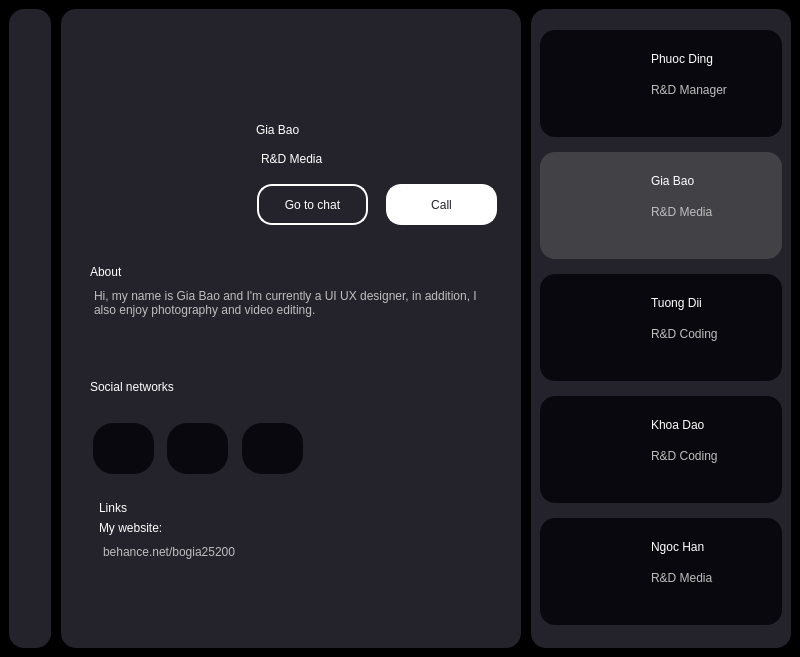
<?xml version="1.0" encoding="UTF-8"?>
<ui version="4.0">
 <class>MainWindow</class>
 <widget class="QMainWindow" name="MainWindow">
  <property name="geometry">
   <rect>
    <x>0</x>
    <y>0</y>
    <width>800</width>
    <height>657</height>
   </rect>
  </property>
  <property name="windowTitle">
   <string>MainWindow</string>
  </property>
  <widget class="QWidget" name="centralwidget">
   <property name="styleSheet">
    <string notr="true">background-color: black;</string>
   </property>
   <layout class="QHBoxLayout" name="horizontalLayout">
    <property name="spacing">
     <number>10</number>
    </property>
    <item>
     <widget class="QWidget" name="widget" native="true">
      <property name="minimumSize">
       <size>
        <width>42</width>
        <height>0</height>
       </size>
      </property>
      <property name="maximumSize">
       <size>
        <width>42</width>
        <height>16777215</height>
       </size>
      </property>
      <property name="styleSheet">
       <string notr="true">background-color: #24222A;
border-radius: 15px;</string>
      </property>
      <layout class="QVBoxLayout" name="verticalLayout">
       <item>
        <widget class="QWidget" name="widget_4" native="true">
         <widget class="QLabel" name="label_7">
          <property name="geometry">
           <rect>
            <x>0</x>
            <y>10</y>
            <width>20</width>
            <height>20</height>
           </rect>
          </property>
          <property name="text">
           <string/>
          </property>
          <property name="pixmap">
           <pixmap>img/icons8-home-30.png</pixmap>
          </property>
          <property name="scaledContents">
           <bool>true</bool>
          </property>
         </widget>
         <widget class="QLabel" name="label_8">
          <property name="geometry">
           <rect>
            <x>0</x>
            <y>40</y>
            <width>20</width>
            <height>20</height>
           </rect>
          </property>
          <property name="text">
           <string/>
          </property>
          <property name="pixmap">
           <pixmap>img/icons8-images-folder-48.png</pixmap>
          </property>
          <property name="scaledContents">
           <bool>true</bool>
          </property>
         </widget>
         <widget class="QLabel" name="label_9">
          <property name="geometry">
           <rect>
            <x>1</x>
            <y>70</y>
            <width>20</width>
            <height>20</height>
           </rect>
          </property>
          <property name="text">
           <string/>
          </property>
          <property name="pixmap">
           <pixmap>img/icons8-friends-48.png</pixmap>
          </property>
          <property name="scaledContents">
           <bool>true</bool>
          </property>
         </widget>
        </widget>
       </item>
       <item>
        <widget class="QWidget" name="widget_5" native="true">
         <property name="minimumSize">
          <size>
           <width>40</width>
           <height>40</height>
          </size>
         </property>
         <property name="maximumSize">
          <size>
           <width>40</width>
           <height>40</height>
          </size>
         </property>
         <widget class="QLabel" name="label_6">
          <property name="geometry">
           <rect>
            <x>2</x>
            <y>16</y>
            <width>20</width>
            <height>20</height>
           </rect>
          </property>
          <property name="text">
           <string/>
          </property>
          <property name="pixmap">
           <pixmap>img/icons8-qr-64.png</pixmap>
          </property>
          <property name="scaledContents">
           <bool>true</bool>
          </property>
         </widget>
        </widget>
       </item>
      </layout>
     </widget>
    </item>
    <item>
     <widget class="QWidget" name="widget_2" native="true">
      <property name="styleSheet">
       <string notr="true">background-color: #24222A;
border-radius: 15px;</string>
      </property>
      <layout class="QVBoxLayout" name="verticalLayout_3">
       <property name="leftMargin">
        <number>20</number>
       </property>
       <item>
        <widget class="QWidget" name="widget_6" native="true">
         <property name="minimumSize">
          <size>
           <width>0</width>
           <height>80</height>
          </size>
         </property>
         <property name="maximumSize">
          <size>
           <width>16777215</width>
           <height>80</height>
          </size>
         </property>
         <widget class="QPushButton" name="btn_back">
          <property name="geometry">
           <rect>
            <x>0</x>
            <y>19</y>
            <width>75</width>
            <height>24</height>
           </rect>
          </property>
          <property name="cursor">
           <cursorShape>PointingHandCursor</cursorShape>
          </property>
          <property name="text">
           <string/>
          </property>
          <property name="icon">
           <iconset>
            <normaloff>img/icons8-left-arrow-50.png</normaloff>img/icons8-left-arrow-50.png</iconset>
          </property>
          <property name="iconSize">
           <size>
            <width>30</width>
            <height>30</height>
           </size>
          </property>
         </widget>
        </widget>
       </item>
       <item>
        <widget class="QWidget" name="widget_7" native="true">
         <property name="minimumSize">
          <size>
           <width>0</width>
           <height>140</height>
          </size>
         </property>
         <property name="maximumSize">
          <size>
           <width>16777215</width>
           <height>140</height>
          </size>
         </property>
         <layout class="QHBoxLayout" name="horizontalLayout_2">
          <property name="topMargin">
           <number>0</number>
          </property>
          <property name="bottomMargin">
           <number>0</number>
          </property>
          <item>
           <widget class="QWidget" name="widget_11" native="true">
            <property name="minimumSize">
             <size>
              <width>160</width>
              <height>0</height>
             </size>
            </property>
            <property name="maximumSize">
             <size>
              <width>160</width>
              <height>16777215</height>
             </size>
            </property>
            <widget class="QLabel" name="label_60">
             <property name="geometry">
              <rect>
               <x>0</x>
               <y>-3</y>
               <width>130</width>
               <height>120</height>
              </rect>
             </property>
             <property name="text">
              <string/>
             </property>
             <property name="pixmap">
              <pixmap>img/bao (2).png</pixmap>
             </property>
             <property name="scaledContents">
              <bool>true</bool>
             </property>
            </widget>
           </widget>
          </item>
          <item>
           <widget class="QWidget" name="widget_12" native="true">
            <widget class="QLabel" name="label_61">
             <property name="geometry">
              <rect>
               <x>0</x>
               <y>10</y>
               <width>111</width>
               <height>31</height>
              </rect>
             </property>
             <property name="styleSheet">
              <string notr="true">font: 700 16pt &quot;Arial&quot;;
color: #ffffff;</string>
             </property>
             <property name="text">
              <string>Gia Bao</string>
             </property>
            </widget>
            <widget class="QLabel" name="label_62">
             <property name="enabled">
              <bool>true</bool>
             </property>
             <property name="geometry">
              <rect>
               <x>5</x>
               <y>45</y>
               <width>91</width>
               <height>20</height>
              </rect>
             </property>
             <property name="styleSheet">
              <string notr="true">font: 700 10pt &quot;Arial&quot;;
color: #ffffff;
</string>
             </property>
             <property name="text">
              <string>R&amp;D Media</string>
             </property>
            </widget>
            <widget class="QPushButton" name="pushButton">
             <property name="geometry">
              <rect>
               <x>1</x>
               <y>80</y>
               <width>111</width>
               <height>41</height>
              </rect>
             </property>
             <property name="styleSheet">
              <string notr="true">border: 2px solid #ffffff;
font: 12pt &quot;Arial&quot;;
color: #ffffff;</string>
             </property>
             <property name="text">
              <string>Go to chat</string>
             </property>
            </widget>
            <widget class="QPushButton" name="pushButton_2">
             <property name="geometry">
              <rect>
               <x>130</x>
               <y>80</y>
               <width>111</width>
               <height>41</height>
              </rect>
             </property>
             <property name="styleSheet">
              <string notr="true">border: 2px solid #ffffff;
background-color: #ffffff;
font: 12pt &quot;Arial&quot;;
color: #24222A;</string>
             </property>
             <property name="text">
              <string>Call</string>
             </property>
            </widget>
           </widget>
          </item>
         </layout>
        </widget>
       </item>
       <item>
        <widget class="QWidget" name="widget_10" native="true">
         <property name="minimumSize">
          <size>
           <width>0</width>
           <height>100</height>
          </size>
         </property>
         <property name="maximumSize">
          <size>
           <width>16777215</width>
           <height>100</height>
          </size>
         </property>
         <layout class="QVBoxLayout" name="verticalLayout_4">
          <property name="topMargin">
           <number>15</number>
          </property>
          <item>
           <widget class="QLabel" name="label_66">
            <property name="enabled">
             <bool>true</bool>
            </property>
            <property name="styleSheet">
             <string notr="true">font: 700 15pt &quot;Arial&quot;;
color: #ffffff;</string>
            </property>
            <property name="text">
             <string>About</string>
            </property>
           </widget>
          </item>
          <item>
           <widget class="QPlainTextEdit" name="plainTextEdit">
            <property name="enabled">
             <bool>false</bool>
            </property>
            <property name="plainText">
             <string>Hi, my name is Gia Bao and I'm currently a UI UX designer, in addition, I also enjoy photography and video editing.</string>
            </property>
           </widget>
          </item>
         </layout>
        </widget>
       </item>
       <item>
        <widget class="QWidget" name="widget_8" native="true">
         <property name="minimumSize">
          <size>
           <width>0</width>
           <height>130</height>
          </size>
         </property>
         <property name="maximumSize">
          <size>
           <width>16777215</width>
           <height>130</height>
          </size>
         </property>
         <layout class="QVBoxLayout" name="verticalLayout_5">
          <property name="spacing">
           <number>0</number>
          </property>
          <property name="topMargin">
           <number>0</number>
          </property>
          <item>
           <widget class="QLabel" name="label_67">
            <property name="enabled">
             <bool>true</bool>
            </property>
            <property name="styleSheet">
             <string notr="true">font: 700 15pt &quot;Arial&quot;;
color: #ffffff;</string>
            </property>
            <property name="text">
             <string>Social networks</string>
            </property>
           </widget>
          </item>
          <item>
           <widget class="QWidget" name="widget_13" native="true">
            <property name="layoutDirection">
             <enum>Qt::LeftToRight</enum>
            </property>
            <widget class="QGraphicsView" name="graphicsView_6">
             <property name="geometry">
              <rect>
               <x>77</x>
               <y>6</y>
               <width>61</width>
               <height>51</height>
              </rect>
             </property>
             <property name="minimumSize">
              <size>
               <width>61</width>
               <height>51</height>
              </size>
             </property>
             <property name="maximumSize">
              <size>
               <width>61</width>
               <height>51</height>
              </size>
             </property>
             <property name="styleSheet">
              <string notr="true">border-radius: 20px;
background-color: #09080F;</string>
             </property>
            </widget>
            <widget class="QGraphicsView" name="graphicsView_7">
             <property name="geometry">
              <rect>
               <x>152</x>
               <y>6</y>
               <width>61</width>
               <height>51</height>
              </rect>
             </property>
             <property name="minimumSize">
              <size>
               <width>61</width>
               <height>51</height>
              </size>
             </property>
             <property name="maximumSize">
              <size>
               <width>61</width>
               <height>51</height>
              </size>
             </property>
             <property name="styleSheet">
              <string notr="true">border-radius: 20px;
background-color: #09080F;</string>
             </property>
            </widget>
            <widget class="QGraphicsView" name="graphicsView_5">
             <property name="geometry">
              <rect>
               <x>3</x>
               <y>6</y>
               <width>61</width>
               <height>51</height>
              </rect>
             </property>
             <property name="minimumSize">
              <size>
               <width>61</width>
               <height>51</height>
              </size>
             </property>
             <property name="maximumSize">
              <size>
               <width>61</width>
               <height>51</height>
              </size>
             </property>
             <property name="styleSheet">
              <string notr="true">border-radius: 20px;
background-color: #09080F;</string>
             </property>
            </widget>
            <widget class="QLabel" name="label_2">
             <property name="geometry">
              <rect>
               <x>20</x>
               <y>18</y>
               <width>25</width>
               <height>25</height>
              </rect>
             </property>
             <property name="styleSheet">
              <string notr="true">background-color: #09080F;</string>
             </property>
             <property name="text">
              <string/>
             </property>
             <property name="pixmap">
              <pixmap>img/facebook.png</pixmap>
             </property>
             <property name="scaledContents">
              <bool>true</bool>
             </property>
            </widget>
            <widget class="QLabel" name="label_3">
             <property name="geometry">
              <rect>
               <x>95</x>
               <y>18</y>
               <width>25</width>
               <height>25</height>
              </rect>
             </property>
             <property name="styleSheet">
              <string notr="true">background-color: #09080F;</string>
             </property>
             <property name="text">
              <string/>
             </property>
             <property name="pixmap">
              <pixmap>img/instagram.png</pixmap>
             </property>
             <property name="scaledContents">
              <bool>true</bool>
             </property>
            </widget>
            <widget class="QLabel" name="label_4">
             <property name="geometry">
              <rect>
               <x>170</x>
               <y>19</y>
               <width>25</width>
               <height>25</height>
              </rect>
             </property>
             <property name="styleSheet">
              <string notr="true">background-color: #09080F;</string>
             </property>
             <property name="text">
              <string/>
             </property>
             <property name="pixmap">
              <pixmap>img/linkedin.png</pixmap>
             </property>
             <property name="scaledContents">
              <bool>true</bool>
             </property>
            </widget>
           </widget>
          </item>
         </layout>
        </widget>
       </item>
       <item>
        <widget class="QWidget" name="widget_9" native="true">
         <layout class="QHBoxLayout" name="horizontalLayout_3">
          <item>
           <widget class="QWidget" name="widget_14" native="true">
            <layout class="QVBoxLayout" name="verticalLayout_6">
             <property name="topMargin">
              <number>0</number>
             </property>
             <item>
              <widget class="QLabel" name="label_68">
               <property name="enabled">
                <bool>true</bool>
               </property>
               <property name="styleSheet">
                <string notr="true">font: 700 15pt &quot;Arial&quot;;
color: #ffffff;</string>
               </property>
               <property name="text">
                <string>Links</string>
               </property>
              </widget>
             </item>
             <item>
              <widget class="QLabel" name="label_69">
               <property name="enabled">
                <bool>true</bool>
               </property>
               <property name="styleSheet">
                <string notr="true">color: #ffffff;
font: 12pt &quot;Arial&quot;;</string>
               </property>
               <property name="text">
                <string>My website:</string>
               </property>
              </widget>
             </item>
             <item>
              <widget class="QPlainTextEdit" name="plainTextEdit_2">
               <property name="enabled">
                <bool>false</bool>
               </property>
               <property name="plainText">
                <string>behance.net/bogia25200</string>
               </property>
              </widget>
             </item>
            </layout>
           </widget>
          </item>
          <item>
           <widget class="QWidget" name="widget_15" native="true">
            <property name="minimumSize">
             <size>
              <width>60</width>
              <height>0</height>
             </size>
            </property>
            <property name="maximumSize">
             <size>
              <width>60</width>
              <height>16777215</height>
             </size>
            </property>
            <widget class="QLabel" name="label_5">
             <property name="geometry">
              <rect>
               <x>20</x>
               <y>44</y>
               <width>30</width>
               <height>30</height>
              </rect>
             </property>
             <property name="text">
              <string/>
             </property>
             <property name="pixmap">
              <pixmap>img/icons8-external-link-64.png</pixmap>
             </property>
             <property name="scaledContents">
              <bool>true</bool>
             </property>
            </widget>
           </widget>
          </item>
         </layout>
        </widget>
       </item>
      </layout>
     </widget>
    </item>
    <item>
     <widget class="QWidget" name="widget_3" native="true">
      <property name="minimumSize">
       <size>
        <width>260</width>
        <height>0</height>
       </size>
      </property>
      <property name="maximumSize">
       <size>
        <width>260</width>
        <height>16777215</height>
       </size>
      </property>
      <property name="styleSheet">
       <string notr="true">background-color: #24222A;
border-radius: 15px;</string>
      </property>
      <layout class="QVBoxLayout" name="verticalLayout_2">
       <property name="leftMargin">
        <number>9</number>
       </property>
       <property name="topMargin">
        <number>12</number>
       </property>
       <item>
        <widget class="QFrame" name="frame_12">
         <property name="minimumSize">
          <size>
           <width>0</width>
           <height>107</height>
          </size>
         </property>
         <property name="maximumSize">
          <size>
           <width>16777215</width>
           <height>107</height>
          </size>
         </property>
         <property name="styleSheet">
          <string notr="true">background-color: #09080F;
border-radius: 15px;</string>
         </property>
         <property name="frameShape">
          <enum>QFrame::StyledPanel</enum>
         </property>
         <property name="frameShadow">
          <enum>QFrame::Raised</enum>
         </property>
         <widget class="QLabel" name="label_45">
          <property name="geometry">
           <rect>
            <x>8</x>
            <y>6</y>
            <width>100</width>
            <height>91</height>
           </rect>
          </property>
          <property name="text">
           <string/>
          </property>
          <property name="pixmap">
           <pixmap>img/anhPhuoc.png</pixmap>
          </property>
          <property name="scaledContents">
           <bool>true</bool>
          </property>
         </widget>
         <widget class="QLabel" name="label_46">
          <property name="geometry">
           <rect>
            <x>111</x>
            <y>19</y>
            <width>91</width>
            <height>20</height>
           </rect>
          </property>
          <property name="styleSheet">
           <string notr="true">font: 700 12pt &quot;Arial&quot;;
color: #ffffff;</string>
          </property>
          <property name="text">
           <string>Phuoc Ding</string>
          </property>
         </widget>
         <widget class="QLabel" name="label_47">
          <property name="enabled">
           <bool>false</bool>
          </property>
          <property name="geometry">
           <rect>
            <x>111</x>
            <y>50</y>
            <width>91</width>
            <height>20</height>
           </rect>
          </property>
          <property name="styleSheet">
           <string notr="true">font: 700 10pt &quot;Arial&quot;;
</string>
          </property>
          <property name="text">
           <string>R&amp;D Manager</string>
          </property>
         </widget>
        </widget>
       </item>
       <item>
        <widget class="QFrame" name="frame_11">
         <property name="maximumSize">
          <size>
           <width>16777215</width>
           <height>107</height>
          </size>
         </property>
         <property name="styleSheet">
          <string notr="true">background-color: #424246;
border-radius: 15px;</string>
         </property>
         <property name="frameShape">
          <enum>QFrame::StyledPanel</enum>
         </property>
         <property name="frameShadow">
          <enum>QFrame::Raised</enum>
         </property>
         <widget class="QLabel" name="label_42">
          <property name="geometry">
           <rect>
            <x>8</x>
            <y>6</y>
            <width>100</width>
            <height>91</height>
           </rect>
          </property>
          <property name="text">
           <string/>
          </property>
          <property name="pixmap">
           <pixmap>img/bao (2).png</pixmap>
          </property>
          <property name="scaledContents">
           <bool>true</bool>
          </property>
         </widget>
         <widget class="QLabel" name="label_43">
          <property name="geometry">
           <rect>
            <x>111</x>
            <y>19</y>
            <width>91</width>
            <height>20</height>
           </rect>
          </property>
          <property name="styleSheet">
           <string notr="true">font: 700 12pt &quot;Arial&quot;;
color: #ffffff;</string>
          </property>
          <property name="text">
           <string>Gia Bao</string>
          </property>
         </widget>
         <widget class="QLabel" name="label_44">
          <property name="enabled">
           <bool>false</bool>
          </property>
          <property name="geometry">
           <rect>
            <x>111</x>
            <y>50</y>
            <width>91</width>
            <height>20</height>
           </rect>
          </property>
          <property name="styleSheet">
           <string notr="true">font: 700 10pt &quot;Arial&quot;;
</string>
          </property>
          <property name="text">
           <string>R&amp;D Media</string>
          </property>
         </widget>
        </widget>
       </item>
       <item>
        <widget class="QFrame" name="frame_14">
         <property name="maximumSize">
          <size>
           <width>16777215</width>
           <height>107</height>
          </size>
         </property>
         <property name="styleSheet">
          <string notr="true">background-color: #09080F;
border-radius: 15px;</string>
         </property>
         <property name="frameShape">
          <enum>QFrame::StyledPanel</enum>
         </property>
         <property name="frameShadow">
          <enum>QFrame::Raised</enum>
         </property>
         <widget class="QLabel" name="label_57">
          <property name="geometry">
           <rect>
            <x>8</x>
            <y>6</y>
            <width>100</width>
            <height>91</height>
           </rect>
          </property>
          <property name="text">
           <string/>
          </property>
          <property name="pixmap">
           <pixmap>img/TuongDii.png</pixmap>
          </property>
          <property name="scaledContents">
           <bool>true</bool>
          </property>
         </widget>
         <widget class="QLabel" name="label_58">
          <property name="geometry">
           <rect>
            <x>111</x>
            <y>19</y>
            <width>91</width>
            <height>20</height>
           </rect>
          </property>
          <property name="styleSheet">
           <string notr="true">font: 700 12pt &quot;Arial&quot;;
color: #ffffff;</string>
          </property>
          <property name="text">
           <string>Tuong Dii</string>
          </property>
         </widget>
         <widget class="QLabel" name="label_59">
          <property name="enabled">
           <bool>false</bool>
          </property>
          <property name="geometry">
           <rect>
            <x>111</x>
            <y>50</y>
            <width>91</width>
            <height>20</height>
           </rect>
          </property>
          <property name="styleSheet">
           <string notr="true">font: 700 10pt &quot;Arial&quot;;
</string>
          </property>
          <property name="text">
           <string>R&amp;D Coding</string>
          </property>
         </widget>
        </widget>
       </item>
       <item>
        <widget class="QFrame" name="frame_13">
         <property name="maximumSize">
          <size>
           <width>16777215</width>
           <height>107</height>
          </size>
         </property>
         <property name="styleSheet">
          <string notr="true">background-color: #09080F;
border-radius: 15px;</string>
         </property>
         <property name="frameShape">
          <enum>QFrame::StyledPanel</enum>
         </property>
         <property name="frameShadow">
          <enum>QFrame::Raised</enum>
         </property>
         <widget class="QLabel" name="label_54">
          <property name="geometry">
           <rect>
            <x>8</x>
            <y>6</y>
            <width>100</width>
            <height>91</height>
           </rect>
          </property>
          <property name="text">
           <string/>
          </property>
          <property name="pixmap">
           <pixmap>img/khoa.png</pixmap>
          </property>
          <property name="scaledContents">
           <bool>true</bool>
          </property>
         </widget>
         <widget class="QLabel" name="label_55">
          <property name="geometry">
           <rect>
            <x>111</x>
            <y>19</y>
            <width>91</width>
            <height>20</height>
           </rect>
          </property>
          <property name="styleSheet">
           <string notr="true">font: 700 12pt &quot;Arial&quot;;
color: #ffffff;</string>
          </property>
          <property name="text">
           <string>Khoa Dao</string>
          </property>
         </widget>
         <widget class="QLabel" name="label_56">
          <property name="enabled">
           <bool>false</bool>
          </property>
          <property name="geometry">
           <rect>
            <x>111</x>
            <y>50</y>
            <width>91</width>
            <height>20</height>
           </rect>
          </property>
          <property name="styleSheet">
           <string notr="true">font: 700 10pt &quot;Arial&quot;;
</string>
          </property>
          <property name="text">
           <string>R&amp;D Coding</string>
          </property>
         </widget>
        </widget>
       </item>
       <item>
        <widget class="QFrame" name="frame_16">
         <property name="maximumSize">
          <size>
           <width>16777215</width>
           <height>107</height>
          </size>
         </property>
         <property name="styleSheet">
          <string notr="true">background-color: #09080F;
border-radius: 15px;</string>
         </property>
         <property name="frameShape">
          <enum>QFrame::StyledPanel</enum>
         </property>
         <property name="frameShadow">
          <enum>QFrame::Raised</enum>
         </property>
         <widget class="QLabel" name="label_63">
          <property name="geometry">
           <rect>
            <x>8</x>
            <y>6</y>
            <width>100</width>
            <height>91</height>
           </rect>
          </property>
          <property name="text">
           <string/>
          </property>
          <property name="pixmap">
           <pixmap>img/chiHan.png</pixmap>
          </property>
          <property name="scaledContents">
           <bool>true</bool>
          </property>
         </widget>
         <widget class="QLabel" name="label_64">
          <property name="geometry">
           <rect>
            <x>111</x>
            <y>19</y>
            <width>91</width>
            <height>20</height>
           </rect>
          </property>
          <property name="styleSheet">
           <string notr="true">font: 700 12pt &quot;Arial&quot;;
color: #ffffff;</string>
          </property>
          <property name="text">
           <string>Ngoc Han</string>
          </property>
         </widget>
         <widget class="QLabel" name="label_65">
          <property name="enabled">
           <bool>false</bool>
          </property>
          <property name="geometry">
           <rect>
            <x>111</x>
            <y>50</y>
            <width>91</width>
            <height>20</height>
           </rect>
          </property>
          <property name="styleSheet">
           <string notr="true">font: 700 10pt &quot;Arial&quot;;
</string>
          </property>
          <property name="text">
           <string>R&amp;D Media</string>
          </property>
         </widget>
        </widget>
       </item>
      </layout>
     </widget>
    </item>
   </layout>
  </widget>
 </widget>
 <resources/>
 <connections/>
</ui>
